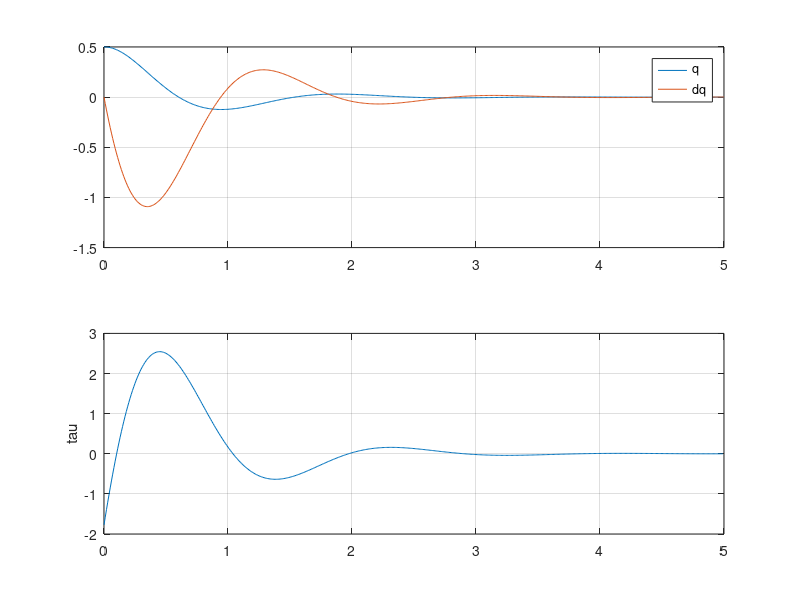

Recreate this plot in MATLAB.

% Parameters
m = 1.0;
ell = 1.0;
I = m * ell^2;
b = 0.1;
g = 9.81;
dt = 0.01;

q_star = 0.0;
dq_star = 0.0;
u_star = m * g * ell * sin(q_star);
x_star = [q_star; dq_star];

% Linearization
A_c = [0, 1;
       -m * g * ell / I * cos(q_star), -b / I];
B_c = [0;
       1 / I];

A_d = eye(2) + dt * A_c;
B_d = dt * B_c;

Q = diag([10, 1]);
Qf = diag([50, 5]);
R = 0.1;

N = 500;
P = cell(N + 1, 1);
K = cell(N, 1);
P{N + 1} = Qf;

for k = N:-1:1
    S = R + B_d' * P{k + 1} * B_d;
    K{k} = -S \ (B_d' * P{k + 1} * A_d);
    Acl = A_d + B_d * K{k};
    P{k} = Q + Acl' * P{k + 1} * Acl;
end

% Simulation
steps = 500;
x = [0.5; 0.0];
xs = zeros(2, steps + 1);
us = zeros(1, steps);
xs(:, 1) = x;

for k = 1:steps
    dx = x - x_star;
    Kk = K{min(k, N)};
    u = u_star + Kk * dx;
    % Forward Euler integration of nonlinear dynamics
    q = x(1);
    dq = x(2);
    ddq = (u - b * dq - m * g * ell * sin(q)) / I;
    x = x + dt * [dq; ddq];
    xs(:, k + 1) = x;
    us(k) = u;
end

% Plot results
t = dt * (0:steps);
figure; subplot(2,1,1); plot(t, xs(1,:), t, xs(2,:));
legend('q', 'dq'); grid on;
subplot(2,1,2); plot(t(1:end-1), us); grid on; ylabel('tau');
